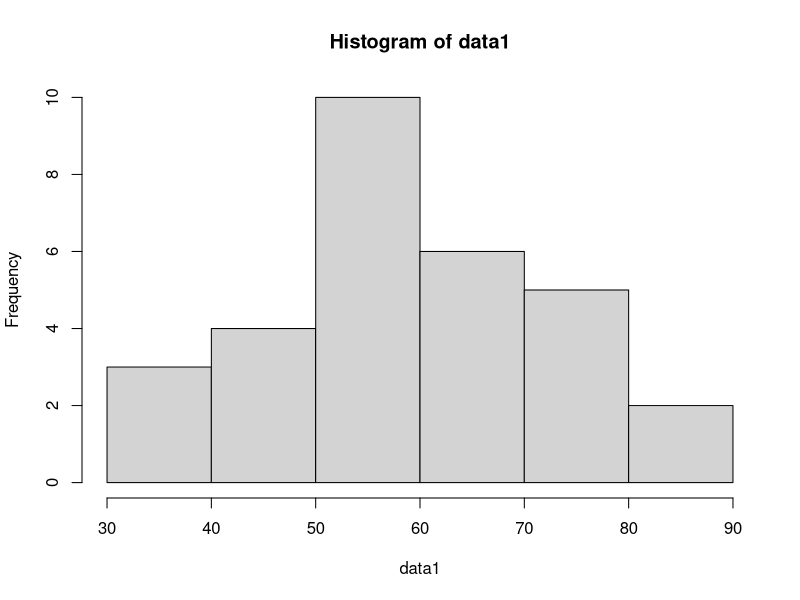
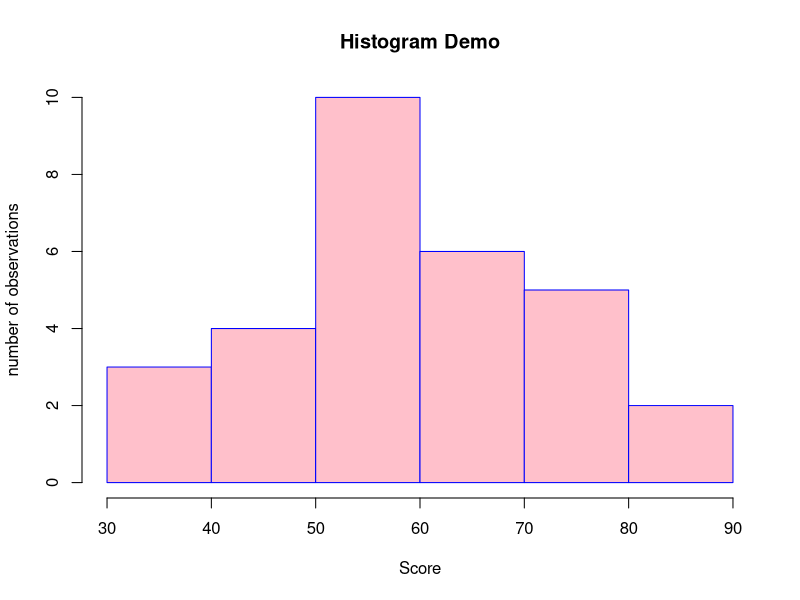

Generate these figures, in order, with R:
# histogram demo

# generate a dataset with random data
data1 <- rnorm(30,           # size of the datset
               mean = 60,    # Mean of the dataset
               sd = 12       # standard deviation of the dataset
               )   

# Make a very simple histogram
hist(data1)  # plot everything with automatic settings


# Make a more advanced histogram
hist(data1,
     breaks = c(3:9*10),               # split it up in groups between 30 and 90 stepsize 10 
     col = 'pink',                     # Color of bars
     border = 'blue',                  # color of borders around bars
     main = 'Histogram Demo',          # Main title
     xlab = 'Score',                   # X title / label 
     ylab = 'number of observations'   # Y title / label
     )
